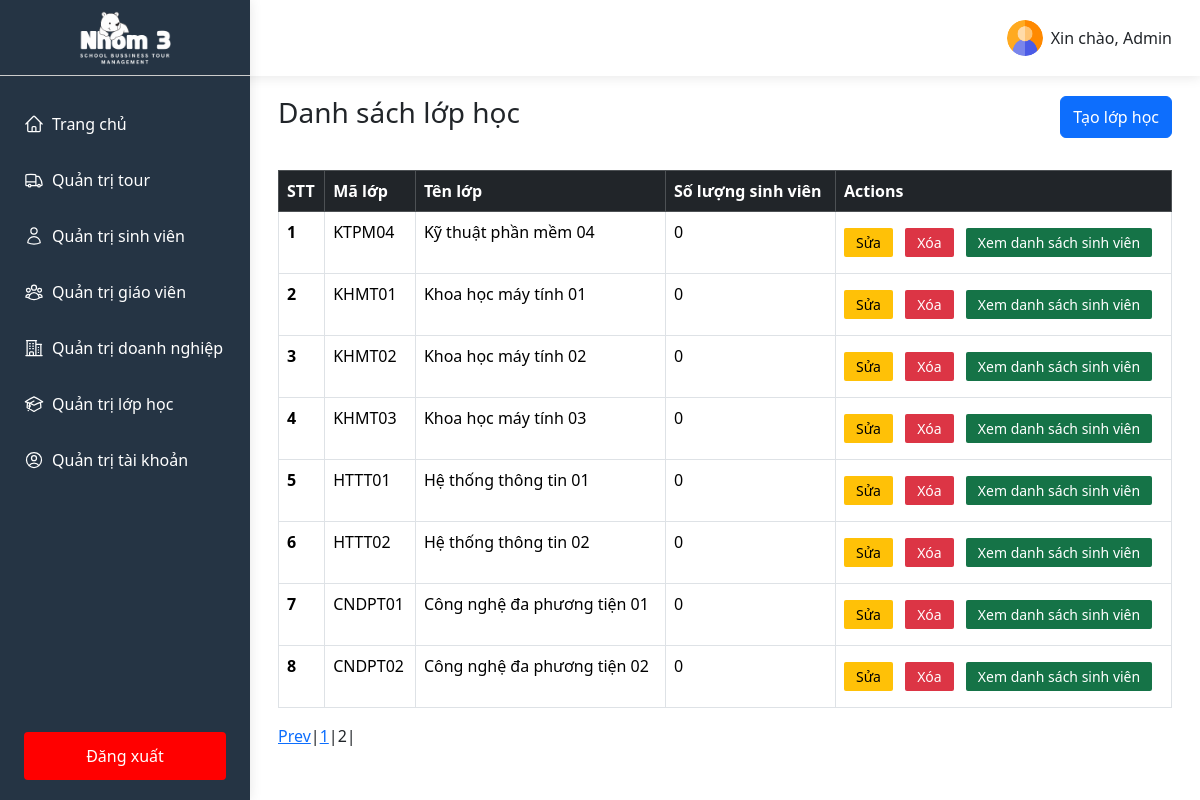
The app's page /index.php?controller=ClassController&page=2 (signed in) with its own data.
### tables this page shows
CREATE TABLE `class` (
  `classID` int(11) NOT NULL,
  `code` varchar(100) NOT NULL,
  `name` varchar(100) NOT NULL
);

### controllers/ClassController.php (called while the page is built, shortened)
<?php
$pagination = mysqli_query($conn, "SELECT COUNT(classID) AS total FROM class");
$row = mysqli_fetch_assoc($pagination);
$total_records = $row['total'];
$current_page = isset($_GET['page']) ? $_GET['page'] : 1;
$limit = 10;
$total_page = ceil($total_records / $limit);
$start = ($current_page - 1) * $limit >=0 ? ($current_page - 1) * $limit : 0;
$dataClassesSql = "SELECT class.*, COUNT(student.studentID) AS numStudents
                  FROM class
                  LEFT JOIN student ON class.classID = student.classID
                  GROUP BY class.classID
                  LIMIT $start, $limit";
$dataClasses = mysqli_query($conn, $dataClassesSql);
require_once __DIR__ . '/../views/pages/classes.php';

### views/pages/classes.php (the view, shortened to what this page needs)
<!DOCTYPE html>
<html lang="en">
<head>
</head>
<body>
    <?php
        include_once __DIR__ . '/../../controllers/ClassController.php';
    ?>
    <div class='flex-sb classes'>
        <div class="classes-left">
            <?php
                include __DIR__ . '/../components/sidebarAdmin.php';
            ?>
        </div>
        <div class="classes-right flex-grow-1">
            <?php
                include __DIR__ . '/../components/header.php';
            ?>
            <div class="container pad-0-28" id="listClass">
                <div class="flex-sb-center pad-20-0">
                    <h1 class="h1-title">Danh sách lớp học</h1>
                    <button type="button" class="btn btn-primary" data-bs-toggle="modal"
                        data-bs-target="#createClass">Tạo lớp học</button>
                </div>
                <div class="container-body pad-12-0">
                    <div class="container-table">
                        <table class="table table-borderless table-hover table-bordered">
                            <thead class="table-dark">
                                <tr>
                                    <th scope="col">STT</th>
                                    <th scope="col">Mã lớp</th>
                                    <th scope="col">Tên lớp</th>
                                    <th scope="col">Số lượng sinh viên</th>
                                    <th scope="col">Actions</th>
                                </tr>
                            </thead>
                            <tbody>
                                <?php
                                    if(mysqli_num_rows($dataClasses) > 0)
                                    {
                                        $i = 0;
                                        while ($row = mysqli_fetch_assoc($dataClasses)) {
                                            $i += 1;
                                            echo "<tr>";
                                            echo "<th scope='row'>". $i ."</th>";
                                            echo "<td>" . $row['code'] . "</td>";
                                            echo "<td>" . $row['name'] . "</td>";
                                            echo "<td>" . $row['numStudents'] . "</td>";
                                            echo "<td>
                                                    <button class='update update-class'>Sửa</button>
                                                    <button class='delete delete-class'>Xóa</button>
                                                    <form method='POST' class='form-inline'>
                                                        <input type='hidden' name='classIDToShowStudents' value='" . $row['classID'] . "'>
                                                        <button type='submit' class='showData' name='showData'>Xem danh sách sinh viên</button>
                                                    </form>
                                                </td>";
                                            echo "</tr>";
                                        }
                                    }else{
                                        echo "<tr>";
                                        echo "<td colspan='5' class='text-center'>Không có lớp học nào</td>";
                                        echo "</tr>";
                                    }
                                ?>
                            </tbody>
                        </table>
                        <div class="pagination">
                            <?php
                            if ($current_page > 1 && $total_page > 1) {
                                echo '<a href="index.php?controller=ClassController&page=' . ($current_page - 1) . '">Prev</a> | ';
                            }
                            for ($i = 1; $i <= $total_page; $i++) {
                                if ($i == $current_page) {
                                    echo '<span>' . $i . '</span> | ';
                                } else {
                                    echo '<a href="index.php?controller=ClassController&page=' . $i . '">' . $i . '</a> | ';
                                }
                            }
                            ?>
                        </div>
                    </div>
                </div>
            </div>
        </div>
    </div>
</body>
</html>

### public/css/base.css (style rules this page uses)
* { margin: 0; padding: 0; box-sizing: border-box; }
body { overflow-x: hidden; scroll-behavior: smooth; font-family: system-ui, -apple-system, BlinkMacSystemFont, 'Segoe UI', Roboto, Oxygen, Ubuntu, Cantarell, 'Open Sans', 'Helvetica Neue', sans-serif; }
.pad-0-28 { padding: 0 28px !important; }
.flex-sb { display: flex; justify-content: space-between; }
.flex-sb-center { display: flex; justify-content: space-between; }
.flex-grow-1 { flex-grow: 1; }
.pad-20-0 { padding: 20px 0 !important; }
.h1-title { font-size: 28px !important; }
.pad-12-0 { padding: 12px 0; }
.update, .delete, .showData { padding: 4px 12px; background-color: #ffc107; border-radius: 2px; border: none; font-size: 14px; }
.delete { color: #fff; background-color: #dc3545; margin-left: 8px; margin-right: 8px; }
.showData { background-color: #157347; color: #fff; margin: 8px 0; }
.form-inline { display: inline-block; }

### records on screen
class: code "KTPM04", name "Kỹ thuật phần mềm 04", numStudents "0"
class: code "KHMT01", name "Khoa học máy tính 01", numStudents "0"
class: code "KHMT02", name "Khoa học máy tính 02", numStudents "0"
class: code "KHMT03", name "Khoa học máy tính 03", numStudents "0"
class: code "HTTT01", name "Hệ thống thông tin 01", numStudents "0"
class: code "HTTT02", name "Hệ thống thông tin 02", numStudents "0"
class: code "CNDPT01", name "Công nghệ đa phương tiện 01", numStudents "0"
class: code "CNDPT02", name "Công nghệ đa phương tiện 02", numStudents "0"

### other values on screen
$username "Admin"
